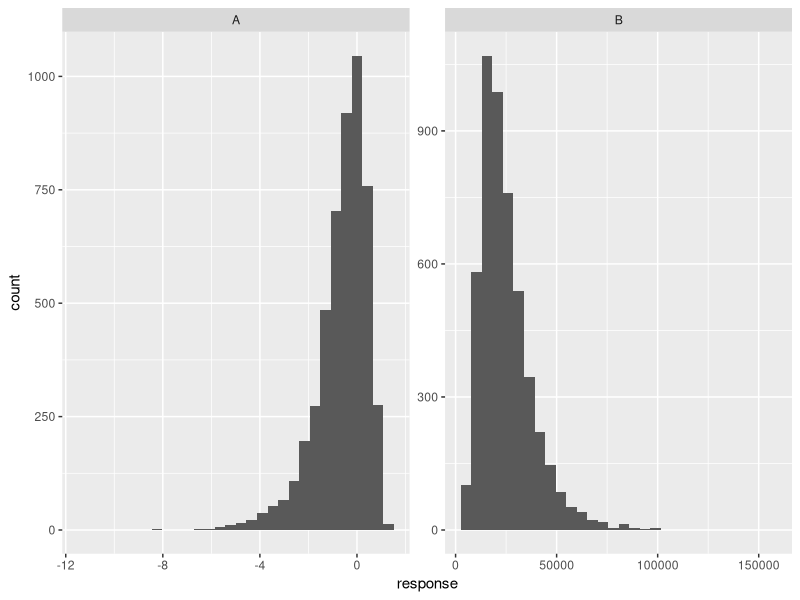
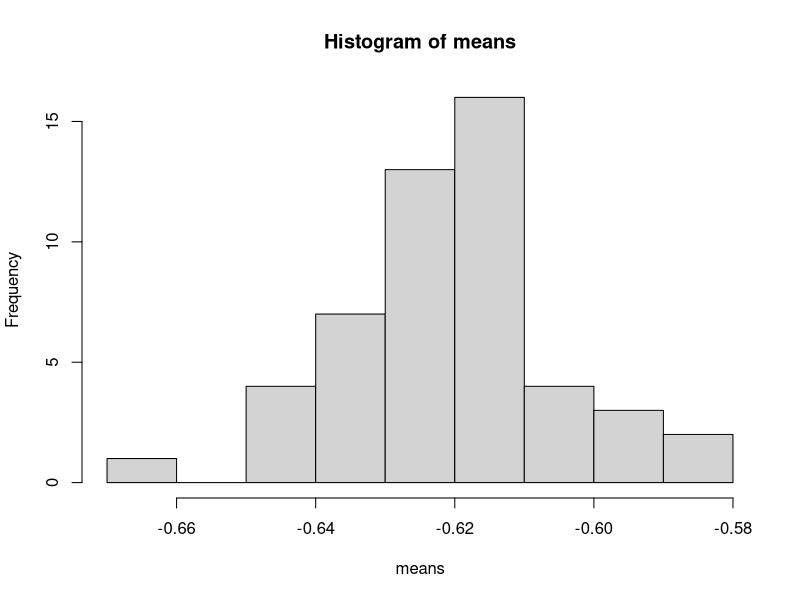

Write the R code that produced these figures, in order.
## ---- chunk 1
set.seed(100)
df <- data.frame(treatment = c(rep("A", 5000), rep("B", 5000)),
                 response = c(log(abs(rnorm(5000))), exp(rnorm(5000, mean = 10, sd = 0.5))),
                 stringsAsFactors = FALSE)

library(ggplot2)
library(dplyr)
df %>% 
  # filter(treatment == "B") %>% 
ggplot(aes(x = response)) +
  geom_histogram() +
  facet_wrap(~ treatment, scales = "free")

resample_mean <- function(n = 1) {
  v <- sample(df$response[df$treatment == "A"], 5000, replace = TRUE)
  mean(v)
} 

means <- purrr::map_dbl(1:50, resample_mean)

hist(means)

mean(df$response[df$treatment == "A"])
